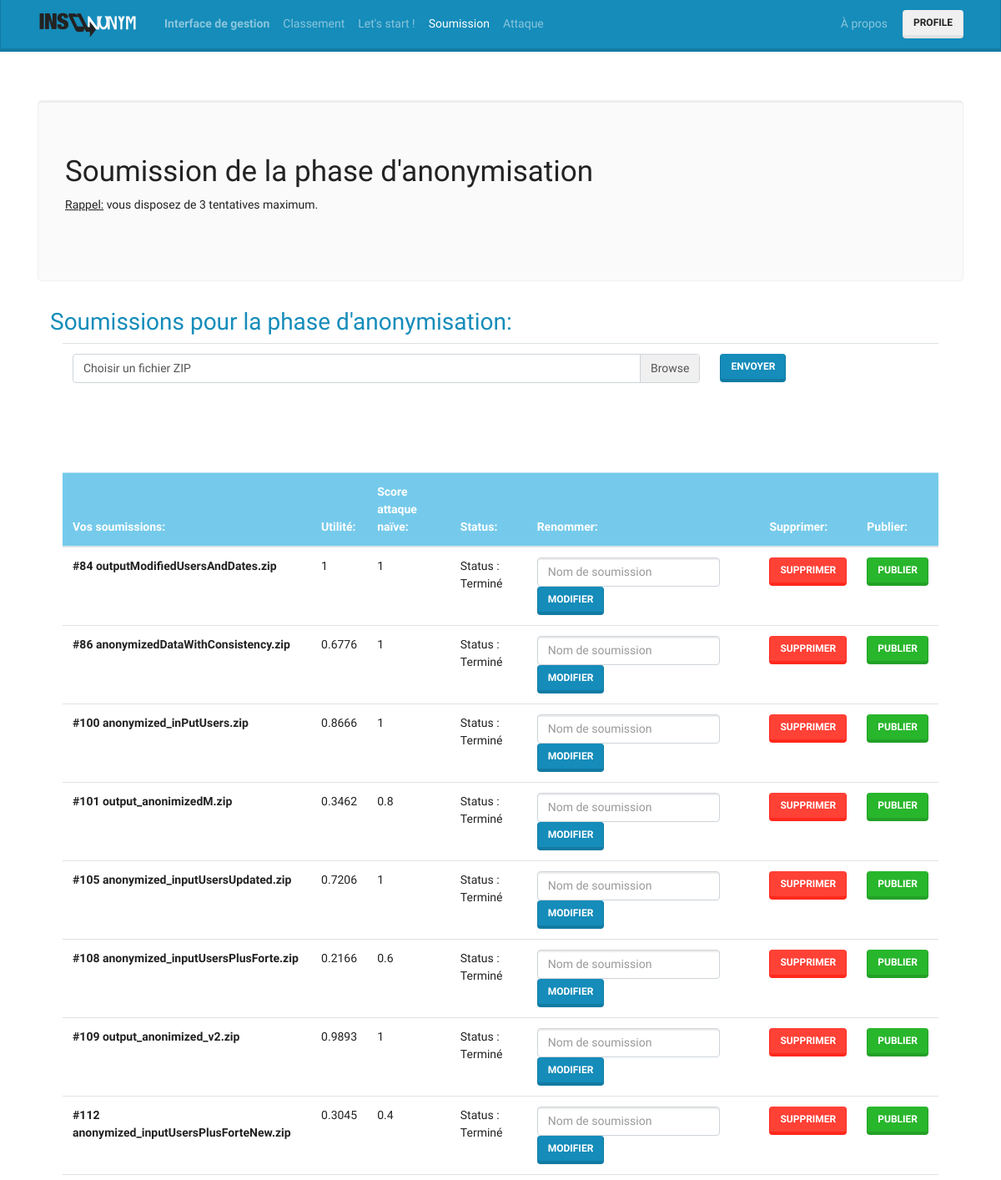
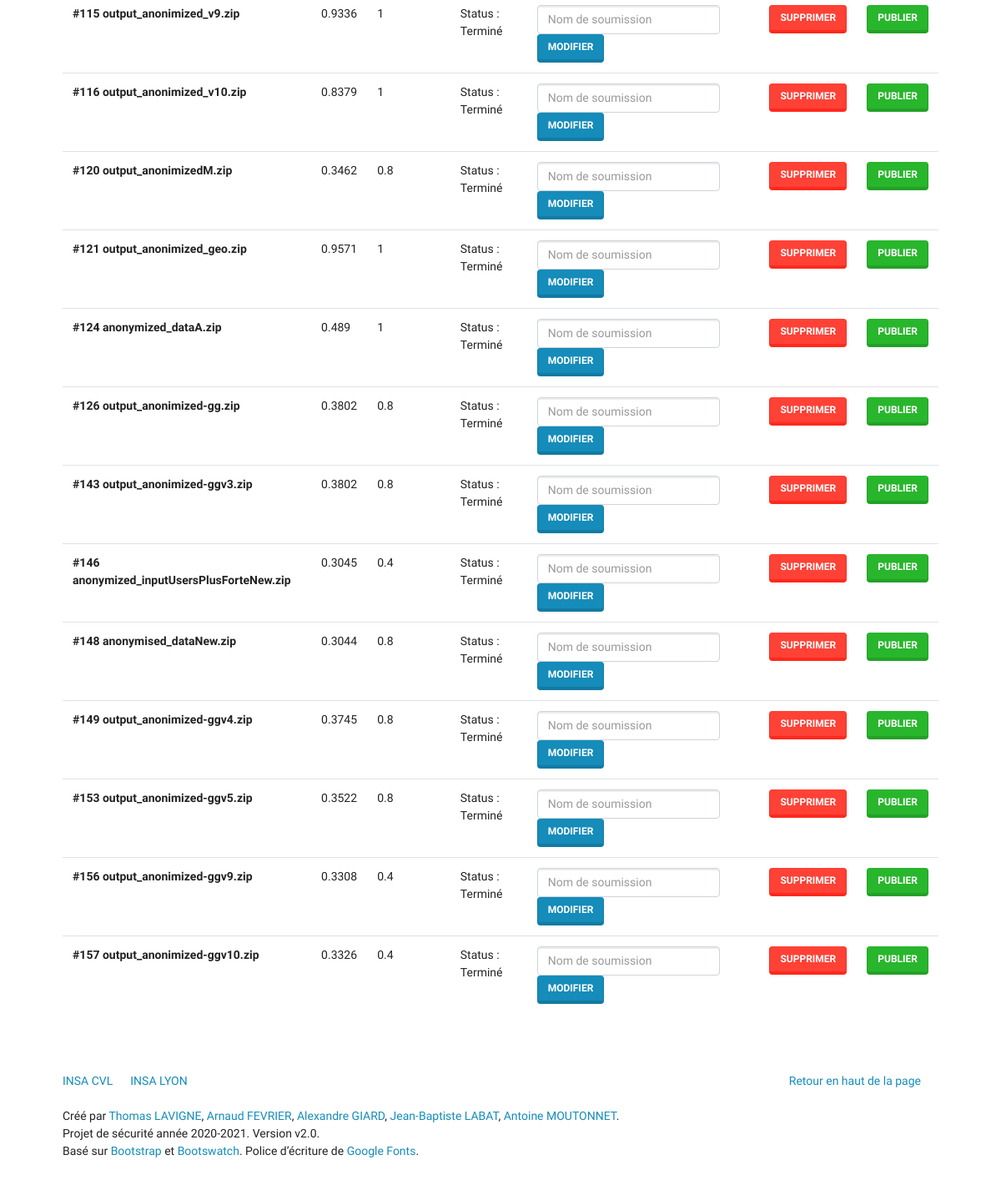
Before: /anonymisation/submission (signed in) with the older database file (2 pictures, top to bottom).
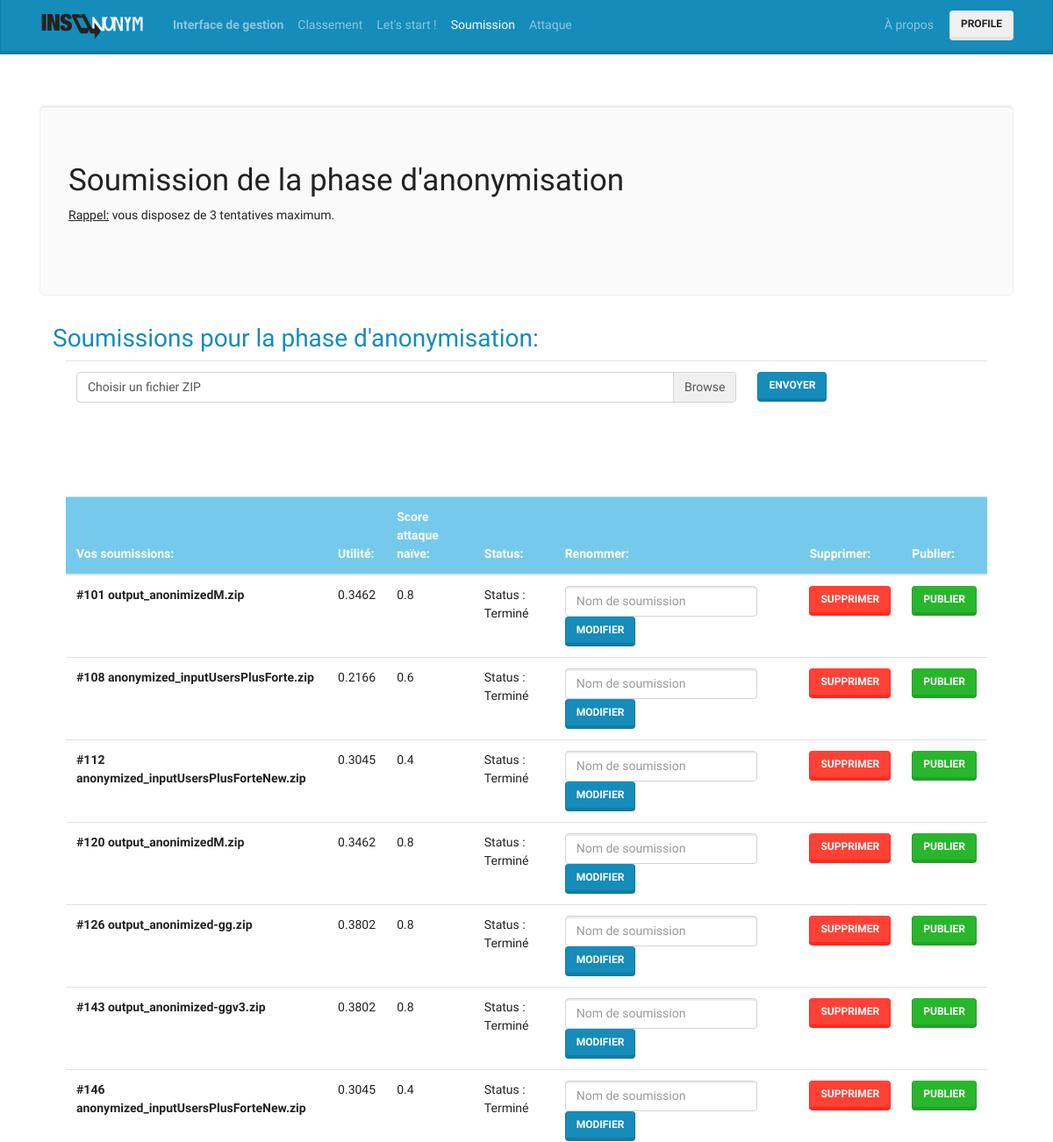
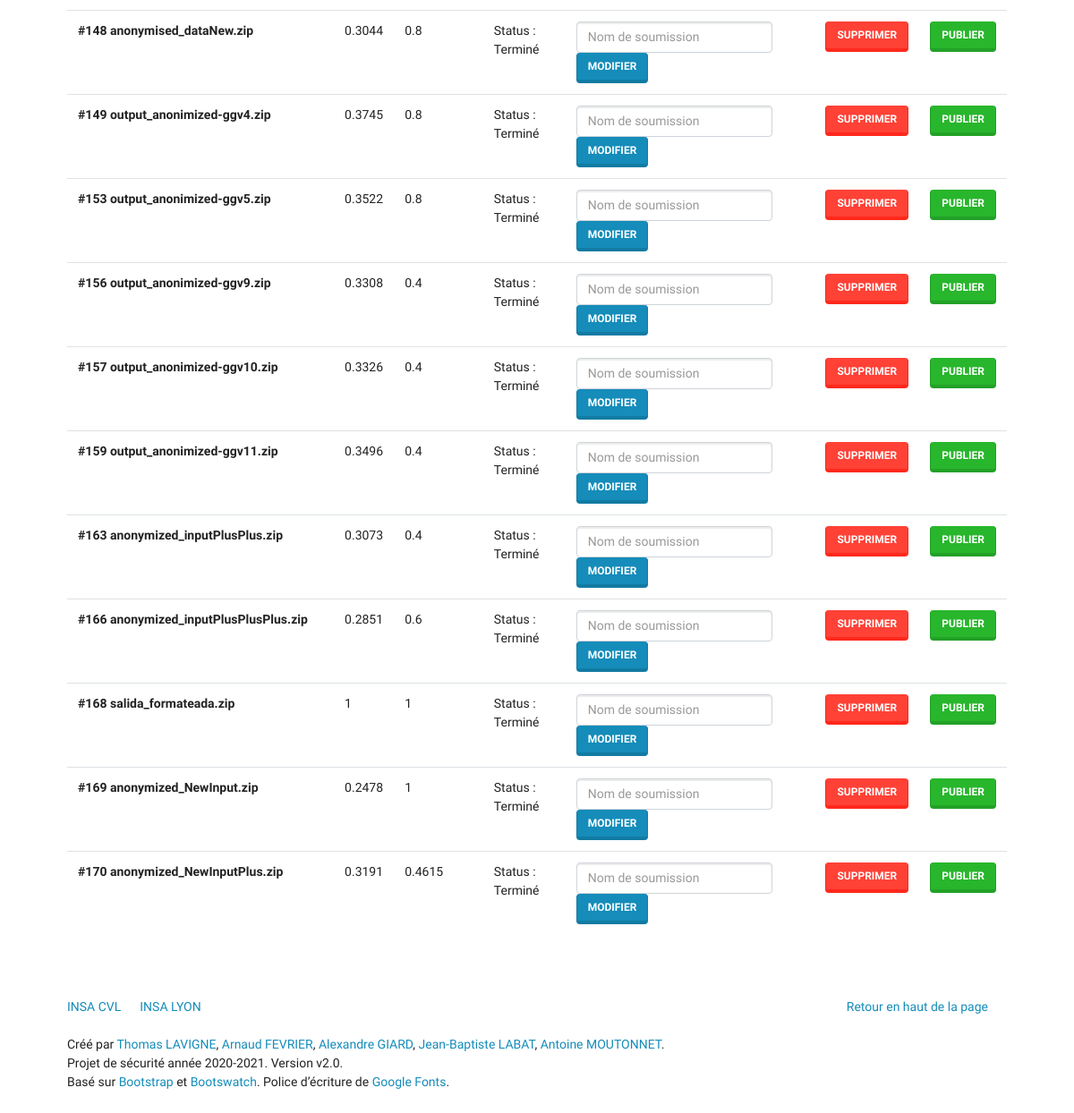
After: the same page with the newer database file (2 pictures, top to bottom).
### tables this page shows
CREATE TABLE "anonymisation" (
	"SubmissionId"	INTEGER NOT NULL UNIQUE,
	"UserId"	INTEGER NOT NULL,
	"F_file"	TEXT,
	"S_file"	TEXT,
	"utility"	REAL NOT NULL DEFAULT -2,
	"naiveAttack"	REAL NOT NULL DEFAULT -2,
	"status"	TEXT NOT NULL DEFAULT 'En cours de traitement',
	"fileLink"	TEXT NOT NULL,
	"IsPublished"	INTEGER NOT NULL DEFAULT 0, 'name' TEXT DEFAULT 'soumission',
	FOREIGN KEY("UserId") REFERENCES "user"("id") ON DELETE CASCADE,
	PRIMARY KEY("SubmissionId" AUTOINCREMENT)
);

### config.php (called while the page is built, shortened)
<?php
require_once('models/user.php');
require_once('models/page.php');
$user_connected = isset($_SESSION['user']);
$admin_connected = isset($_SESSION['admin']);
$page_check = new Page();

### index.php (called while the page is built)
<?php
require_once('config.php');
require_once('routes/router.php');

### models/page.php (called while the page is built, shortened)
<?php
class Page
{
    public function isActivated($pageName){
		global $con;
        $req = $con->query("SELECT page_name FROM deactivated_pages WHERE page_name = '$pageName'");
        return true;
	}
    public function isCurrent($pageName){
		return $_GET['r']==$pageName;
	}
}

### controllers/controller_anonymisation.php (called while the page is built, shortened)
<?php
class AnonymisationController
{
    public function submission()
    {
        $submissions = $_SESSION['user']->getSubmissions();
     $submissions = $_SESSION['user']->getSubmissions();
        require_once('views/anonymisation/submission.php');
    }
}

### models/user.php (called while the page is built, shortened)
<?php
class User
{
    public $id;
  public function getSubmissions()
  {
      global $con;
      $list = array();
      $req = $con->query("SELECT * FROM anonymisation where UserId='$this->id'");
      foreach ($req as $result)
          $list[] = new Anonym($result['SubmissionId'],$result['fileLink'],$result['UserId'],$result['F_file'], $result['S_file'] ,$result['utility'],$result['naiveAttack'],$result['status'],$result['IsPublished'],$result['name']);
      return $list;
  }
}

### models/anonym.php (called while the page is built, shortened)
<?php
class Anonym
{
    public function __construct(
        $submissionId = false,
        $fileLink = false,
        $userId = false,
        $F_file = false,
        $S_file = false,
        $utility = false,
		$naiveAttack = false,
        $status = false,
        $isPublished = false,
        $name = false
    ) {
        $this->submissionId = $submissionId;
        $this->utility = $utility;
		$this->naiveAttack = $naiveAttack;
        $this->status = $status;
        $this->isPublished =$isPublished;
        $this->name =$name;
    }
}

### views/anonymisation/submission.php (the view, shortened to what this page needs)
<div class="jumbotron">
	<h1> Soumission de la phase d'anonymisation </h1>
	<p><u>Rappel:</u> vous disposez de 3 tentatives maximum. </p>
</div>
<div class=container>
	<div class="text-primary">
		<h2>Soumissions pour la phase d'anonymisation: </h2>
	</div>
	<div class=container>
			<table class="table">
				<tr scope="row">
					<th scope="col-8">
							<div class="custom-file" id="container">
								<label class="custom-file-label" for="customFile">Choisir un fichier ZIP</label>
							</div>
							<th scope="col-sm-4">
									<button id="uploadfiles" class="btn btn-primary "/>Envoyer</button>
							</th>
					</th>
				</tr>
			</table>
<br />
<br>
<br>
<table class="table">
  <thead class="table-info">
    <tr>
      <th scope="col">Vos soumissions:</th>
	  	<th scope="col">Utilité:</th>
		<th scope="col">Score attaque naïve:</th>
	  	<th scope="col">Status:</th>
                <th scope="col">Renommer:</th>
		<th scope="col">Supprimer:</th>
		<th scope="col">Publier:</th>
    </tr>
  </thead>
  <tbody>
		<?php foreach($submissions as $submission): ?>
					<tr>
					<th scope="row">#<?=$submission->submissionId ?> <?=$submission->name ?></th>
						<td> <?=round($submission->utility,4)?> </td>
						<td> <?=round($submission->naiveAttack,4)?>  </td>
						<td> Status : <?= $submission->status?>  </td>
                                                <td>
                                                    <form method="post" class="form-inline">
                                                        <input class="form-control mr-sm-2" name="newName" placeholder="Nom de soumission">
                                                        <button type="submit" class="btn btn-primary">Modifier</button>
                                                    </form>
                                                </td>
						<td>
							<form method="post">
								<input type="submit" name="submit" value="Supprimer" class="btn btn-danger">
							</form>
				  	        </td>
					<?php
					if($submission->naiveAttack >= 0){
					if($submission->isPublished==0){
							echo'<th scope="col-8">';
							echo'<form method="post">';
								echo'<input type="submit" name="submit" value="Publier" class="btn btn-success">';
								echo'	</form>';
								echo'</th>';
						}
					}
					?>
				</tr>
		<?php endforeach?>
  </tbody>
</table>

### routes/router.php (shortened to what this page needs)
<?php
function routing($controller, $action)
{
    switch ($controller) {
        case 'anonymisation':
			require_once('models/anonym.php');
            $myController = new AnonymisationController();
            break;
    }
    $myController->{$action}();
}
$controllers = array(
    'page' => ['home', 'error', 'classement','about','example'],
    'user' => ['register', 'login', 'loggout']
);
$controllers_connected = array(
    'page' => ['soumission','start'],
    'user' => ['profile']
);
$attack_activated = $page_check->isActivated('attack');
$submission_activated = $page_check->isActivated('anonymisation');
if ($attack_activated) $controllers_connected['attack'] = ['submission'];
if ($submission_activated) $controllers_connected['anonymisation'] = ['submission', 'upload'];
$controllers_administrator = array(
    'admin' => ['board', 'upload', 'uploadScript']
);
$params = explode('/', $_GET['r']);
if($security->urlVerify($params)){
    $controller= $params[0];
    $action=$params[1];
} else {
   $controller='page';
   $action='home';
}
if ($admin_connected && isset($controllers_administrator[$controller]) && in_array($action, $controllers_administrator[$controller])){
    require_once('views/layout-top.php');
    routing($controller, $action);
    require_once('views/layout-bottom.php');
} else if ($user_connected && isset($controllers_connected[$controller]) && in_array($action, $controllers_connected[$controller])){
    require_once('views/layout-top.php');
    routing($controller, $action);
    require_once('views/layout-bottom.php');
} else if ($admin_connected && $controller == "admin"){
    if ($action=="database"){
        require_once('views/admin/phpliteadmin.php');
    } else if ($action=="filemanager"){
        require_once('views/admin/filemanager.php');
    }
} else if (isset($controllers[$controller]) && in_array($action, $controllers[$controller])) {
    require_once('views/layout-top.php');
    routing($controller, $action);
    require_once('views/layout-bottom.php');
} else {
    http_response_code(404);
    require_once('views/layout-top.php');
    routing('page', 'error');
    require_once('views/layout-bottom.php');
 }

### views/layout-top.php
<!DOCTYPE html>
<html lang="en">
    <?php require_once('includes/header.php') ?>
<body>
        <?php include('includes/navbar.php') ?>
		<div class="container">

### includes/header.php (shortened to what this page needs)
<head>
    <link rel="stylesheet" href="/static/css/bootstrap.css" media="screen">
    <link rel="stylesheet" href="/static/css/custom.min.css">
    <link rel="stylesheet" href="/static/css/bootstrap-select.min.css">
  </head>

### includes/navbar.php (shortened to what this page needs)
<div class="navbar navbar-expand-lg fixed-top navbar-dark bg-primary">
      <div class="container">
        <a href="/" class="navbar-brand"><img src="/static/logo/logo120px.png" class="d-inline-block align-middle mr-2" alt="INSAnonym"></a>
        <div class="collapse navbar-collapse" id="navbarResponsive">
          <ul class="navbar-nav mr-auto">
<?php if($admin_connected) :?>
            <li class="nav-item">
              <a class="nav-link <?=($page_check->isCurrent('admin/board')) ? 'active':''?>" href="/admin/board"><strong>Interface de gestion</strong></a>
            </li>
<?php endif; ?>
            <li class="nav-item">
              <a class="nav-link <?=($page_check->isCurrent('page/classement')) ? 'active':''?>" href="/page/classement">Classement</a>
            </li>
<?php if($user_connected) :?>
			<li class="nav-item">
              <a class="nav-link <?=($page_check->isCurrent('page/start')) ? 'active':''?>" href="/page/start">Let's start !</a>
            </li>
            <?php if($submission_activated) :?>
            <li class="nav-item">
              <a class="nav-link <?=($page_check->isCurrent('anonymisation/submission')) ? 'active':''?>" href="/anonymisation/submission">Soumission</a>
            </li>
            <?php endif; ?>
            <?php if($attack_activated) :?>
            <li class="nav-item">
              <a class="nav-link <?=($page_check->isCurrent('attack/submission')) ? 'active':''?>" href="/attack/submission">Attaque</a>
            </li>
            <?php endif; ?>
<?php endif; ?>
            </ul>
            <ul class="navbar-nav navbar-right" style="margin-right: 10px;">
              <li class="nav-item">
                      <a class="nav-link <?=($page_check->isCurrent('page/about')) ? 'active':''?>" href="/page/about">À propos</a>
                </li>
            </ul>
<?php if($user_connected) : ?>
              <form class="form-inline my-2 my-lg-0">
                    <a href="/user/profile" class="btn btn-secondary my-2 my-sm-0" type="submit">Profile</a>
                  </form>
<?php else : ?>
            <form class="form-inline my-2 my-lg-0">
                    <a href="/user/login" class="btn btn-secondary my-2 my-sm-0" type="submit">Connexion</a>
                  </form>
<?php endif; ?>
        </div>
      </div>
    </div>

### includes/footer.php
<footer id="footer">
        <div class="row">
          <div class="col-lg-12">
            <ul class="list-unstyled">
              <li class="float-lg-right"><a href="#top">Retour en haut de la page</a></li>
              <li><a href="https://www.insa-centrevaldeloire.fr/fr/">INSA CVL</a></li>
              <li><a href="https://www.insa-lyon.fr/">INSA LYON</a></li>
            </ul>
            <p>Créé par <a href="mailto:thomas.lavigne@insa-cvl.fr">Thomas LAVIGNE</a>, <a href="mailto:arnaud.fevrier@insa-cvl.fr">Arnaud FEVRIER</a>, <a href="mailto:alexandre.giard@insa-cvl.fr">Alexandre GIARD</a>, <a href="mailto:jean.labat@insa-cvl.fr">Jean-Baptiste LABAT</a>, <a href="mailto:antoine.moutonnet@insa-cvl.fr">Antoine MOUTONNET</a>.</p>
            <p>Projet de sécurité année 2020-2021. Version v2.0.</p>
            <p>Basé sur <a href="https://getbootstrap.com/" rel="nofollow">Bootstrap</a> et <a href="https://bootswatch.com/" rel="nofollow">Bootswatch</a>. Police d’écriture de <a href="https://fonts.google.com/" rel="nofollow">Google Fonts</a>.</p>
          </div>
        </div>
      </footer>

### views/layout-bottom.php (shortened to what this page needs)
			<?php include('includes/footer.php') ?>
		</div>
</body>
</html>

Changed rows visible on the page:
removed anonymisation: SubmissionId "84", name "outputModifiedUsersAndDates.zip", utility "1", naiveAttack "1", status "Terminé"
removed anonymisation: SubmissionId "86", name "anonymizedDataWithConsistency.zip", utility "0.6776", naiveAttack "1", status "Terminé"
removed anonymisation: SubmissionId "100", name "anonymized_inPutUsers.zip", utility "0.8666", naiveAttack "1", status "Terminé"
removed anonymisation: SubmissionId "105", name "anonymized_inputUsersUpdated.zip", utility "0.7206", naiveAttack "1", status "Terminé"
removed anonymisation: SubmissionId "109", name "output_anonimized_v2.zip", utility "0.9893", naiveAttack "1", status "Terminé"
removed anonymisation: SubmissionId "115", name "output_anonimized_v9.zip", utility "0.9336", naiveAttack "1", status "Terminé"
removed anonymisation: SubmissionId "116", name "output_anonimized_v10.zip", utility "0.8379", naiveAttack "1", status "Terminé"
removed anonymisation: SubmissionId "121", name "output_anonimized_geo.zip", utility "0.9571", naiveAttack "1", status "Terminé"
removed anonymisation: SubmissionId "124", name "anonymized_dataA.zip", utility "0.489", naiveAttack "1", status "Terminé"
added anonymisation: SubmissionId "159", name "output_anonimized-ggv11.zip", utility "0.3496", naiveAttack "0.4", status "Terminé"
added anonymisation: SubmissionId "163", name "anonymized_inputPlusPlus.zip", utility "0.3073", naiveAttack "0.4", status "Terminé"
added anonymisation: SubmissionId "166", name "anonymized_inputPlusPlusPlus.zip", utility "0.2851", naiveAttack "0.6", status "Terminé"
added anonymisation: SubmissionId "168", name "salida_formateada.zip", utility "1", naiveAttack "1", status "Terminé"
added anonymisation: SubmissionId "169", name "anonymized_NewInput.zip", utility "0.2478", naiveAttack "1", status "Terminé"
added anonymisation: SubmissionId "170", name "anonymized_NewInputPlus.zip", utility "0.3191", naiveAttack "0.4615", status "Terminé"
